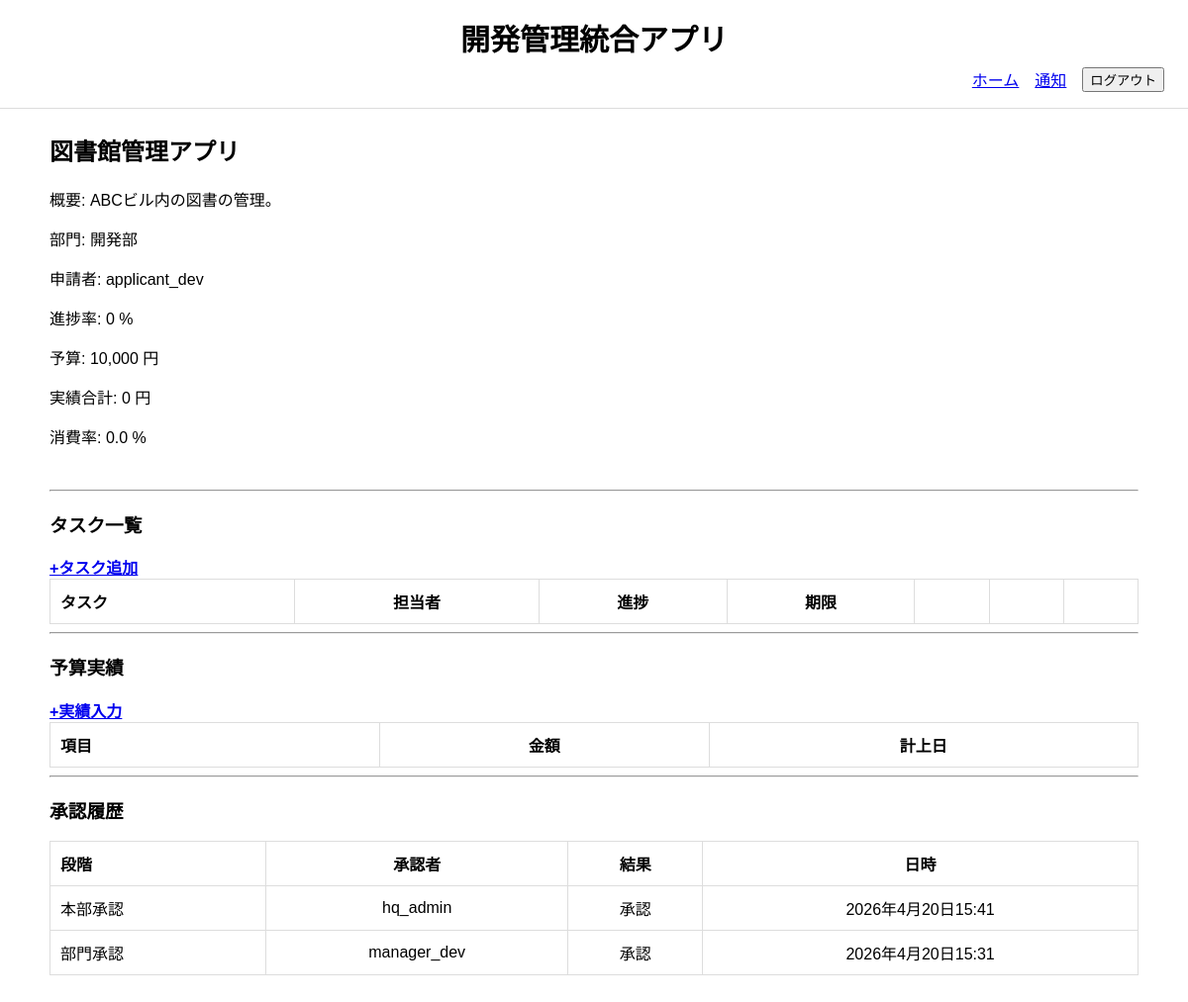
Screenshot of /projects/2/ (signed in) with the database file from the repository.
### project_management_app/models.py (models this page shows, shortened)
class Project(models.Model):
    class Status(models.TextChoices):
        DRAFT = "draft", "下書き"
        PENDING_MANAGER = "pending_manager", "部門承認待ち"
        PENDING_HQ = "pending_hq", "本部承認待ち"
        APPROVED = "approved", "承認済"
        IN_PROGRESS = "in_progress", "進行中"
        COMPLETED = "completed", "完了"
        REJECTED = "rejected", "却下"
    name = models.CharField("案件名", max_length=200)
    description = models.TextField("目的・概要")
    applicant = models.ForeignKey(
        CustomUser,
        verbose_name="案件担当者",
        on_delete=models.SET_NULL,
        null=True,
        blank=True,
        related_name="applied_projects"
    )
    department = models.ForeignKey(
        Department,
        verbose_name="担当部門",
        on_delete=models.PROTECT,
        related_name="projects",
    )
    estimated_budget = models.DecimalField(
        "予算額", max_digits=12, decimal_places=0
        )
    progress_rate = models.PositiveIntegerField(
        "全体進捗率",
        default=0,
        validators=[MinValueValidator(0), MaxValueValidator(100)]
    )
    status = models.CharField(
        "ステータス",
        max_length=30,
        choices=Status.choices,
        default=Status.DRAFT
    )
    submitted_at = models.DateField("申請日", null=True, blank=True)
    start_date = models.DateField("開始日", null=True, blank=True)
    due_date = models.DateField("期限", null=True, blank=True)
    approved_at = models.DateField("最終承認日", null=True, blank=True)
    completed_at = models.DateField("完了日", null=True, blank=True)
    created_at = models.DateTimeField("作成日時", auto_now_add=True)
    updated_at = models.DateTimeField("更新日時", auto_now=True)
    class Meta:
        verbose_name = "案件"
        verbose_name_plural = "案件"
        ordering = ["-created_at"]
    @property
    def total_actual_amount(self):
        return (
            self.budget_records.aggregate(
                total=Sum("amount")
            )["total"] or 0
        )
    @property
    def consumption_rate(self):
        if not self.estimated_budget:
            return 0
        return round(
            (self.total_actual_amount / self.estimated_budget) * 100, 1
        )

class Department(models.Model):
    name = models.CharField("部門", max_length=100, unique=True)
    is_headquarters = models.BooleanField(default=False)
    class Meta:
        verbose_name = "部門"
        verbose_name_plural = "部門"
        ordering = ["name"]

class CustomUser(AbstractUser):
    class Role(models.TextChoices):
        MEMBER = "member", "タスク担当者"
        APPLICANT = "applicant", "申請者"
        MANAGER = "manager", "部門管理者"
        HQ = "hq", "本部管理者"
    department = models.ForeignKey(
        Department,
        verbose_name="所属部門",
        on_delete=models.PROTECT,
        related_name="users",
        null=True,
        blank=True
    )
    role = models.CharField(
        "ロール",
        max_length=30,
        choices=Role.choices,
        default=Role.APPLICANT
    )
    class Meta:
        verbose_name = "ユーザー"
        verbose_name_plural = "ユーザー"

class Approval(models.Model):
    class Examination(models.TextChoices):
        APPROVED = "approved", "承認"
        REJECTED = "rejected", "却下"
    class ApprovalLevel(models.TextChoices):
        DEPARTMENT = "department", "部門承認"
        HQ = "hq", "本部承認"
    project = models.ForeignKey(
        Project,
        verbose_name="案件",
        on_delete=models.CASCADE,
        related_name="approvals",
    )
    approver = models.ForeignKey(
        CustomUser,
        verbose_name="承認者",
        on_delete=models.PROTECT,
        related_name="approvals",
    )
    level = models.CharField(
        "承認段階",
        max_length=20,
        choices=ApprovalLevel.choices,
    )
    examination = models.CharField(
        "審査",
        max_length=20,
        choices=Examination.choices,
    )
    comment = models.TextField("コメント", null=True, blank=True)
    examined_at = models.DateTimeField("審査日時", default=timezone.now)
    class Meta:
        verbose_name = "承認履歴"
        verbose_name_plural = "承認履歴"
        ordering = ["-examined_at"]

### project_management_app/views.py (the view)
# urls.py: path("projects/<int:pk>/", ProjectDetailView.as_view(), name="project_detail"),
class ProjectDetailView(LoginRequiredMixin, DetailView):
    model = Project
    template_name = "project_management_app/project_detail.html"
    context_object_name = "project"
    def get_queryset(self):
        return (
            Project.objects.select_related(
                "department",
                "applicant"
            )
            .prefetch_related(
                "tasks",
                "budget_records",
                "approvals",
            )
        )

### project_management_app/context_processors.py (called while the page is built)
def notification_count(request):
    if request.user.is_authenticated:
        count = Notification.objects.filter(
            recipient=request.user,
            is_read=False
        ).count()
    else:
        count = 0
    return {
        "unread_notification_count": count
    }

def pending_approval_count(request):
    if request.user.is_authenticated:
        if request.user.role == "manager":
            count = Project.objects.filter(
                department=request.user.department,
                status=Project.Status.PENDING_MANAGER
            ).count()
        elif request.user.role == "hq":
            count = Project.objects.filter(
                status=Project.Status.PENDING_HQ
            ).count()
        else:
            count = 0
    else:
        count = 0
    return {
        "pending_approval_count": count
    }

### project_management_app/templates/project_management_app/project_detail.html (shortened to what this page needs)
{% extends "project_management_app/base.html" %}
{% load humanize %}
{% block content %}
<h2>{{ project.name }}</h2>
<p>概要: {{ project.description }}</p>
<p>部門: {{ project.department.name }}</p>
<p>申請者: {{ project.applicant.username }}</p>
<p>進捗率: {{ project.progress_rate }} %</p>
<p>予算: {{ project.estimated_budget|intcomma }} 円</p>
<p>実績合計: {{ project.total_actual_amount|intcomma }} 円</p>
<p>消費率: {{ project.consumption_rate }} %</p>
<br>
<hr>
<h3>タスク一覧</h3>
{% if request.user == project.applicant and project.status != project.Status.COMPLETED %}
    <a href="{% url 'task_create' project.pk %}"><strong>+タスク追加</strong></a>
{% endif %}
<table>
    <tr>
        <th>タスク</th>
        <th>担当者</th>
        <th>進捗</th>
        <th>期限</th>
        <th></th>
        <th></th>
        <th></th>
    </tr>
</table>
<hr>
<h3>予算実績</h3>
{% if request.user == project.applicant and project.status != project.Status.COMPLETED %}
    <a href="{% url 'budget_record_add' project.pk %}"><strong>+実績入力</strong></a>
{% endif %}
<table>
    <tr>
        <th>項目</th>
        <th>金額</th>
        <th>計上日</th>
    </tr>
</table>
<hr>
<h3>承認履歴</h3>
<table>
    <tr>
        <th>段階</th>
        <th>承認者</th>
        <th>結果</th>
        <th>日時</th>
    </tr>
    {% for approval in project.approvals.all %}
    <tr>
        <td>{{ approval.get_level_display }}</td>
        <td>{{ approval.approver.username }}</td>
        <td>{{ approval.get_examination_display }}</td>
        <td>{{ approval.examined_at }}</td>
    </tr>
    {% endfor %}
</table>
<br><br>
{% endblock %}

### project_management_app/static/project_management_app/base.css (style rules this page uses)
body { font-family: sans-serif; margin: 0; }
table { width: 100%; border-collapse: collapse; }
th, td { text-align: center; vertical-align: middle; padding: 10px; border: 1px solid #ddd; }
th:first-child, td:first-child { text-align: left; }

### rows the page displays
Project: name "図書館管理アプリ", description "ABCビル内の図書の管理。", department.name "開発部", applicant.username "applicant_dev", progress_rate "0", estimated_budget "10,000", total_actual_amount "0", consumption_rate "0.0"
Approval: level "本部承認", approver.username "hq_admin", examination "承認", examined_at "2026年4月20日15:41"
Approval: level "部門承認", approver.username "manager_dev", examination "承認", examined_at "2026年4月20日15:31"
